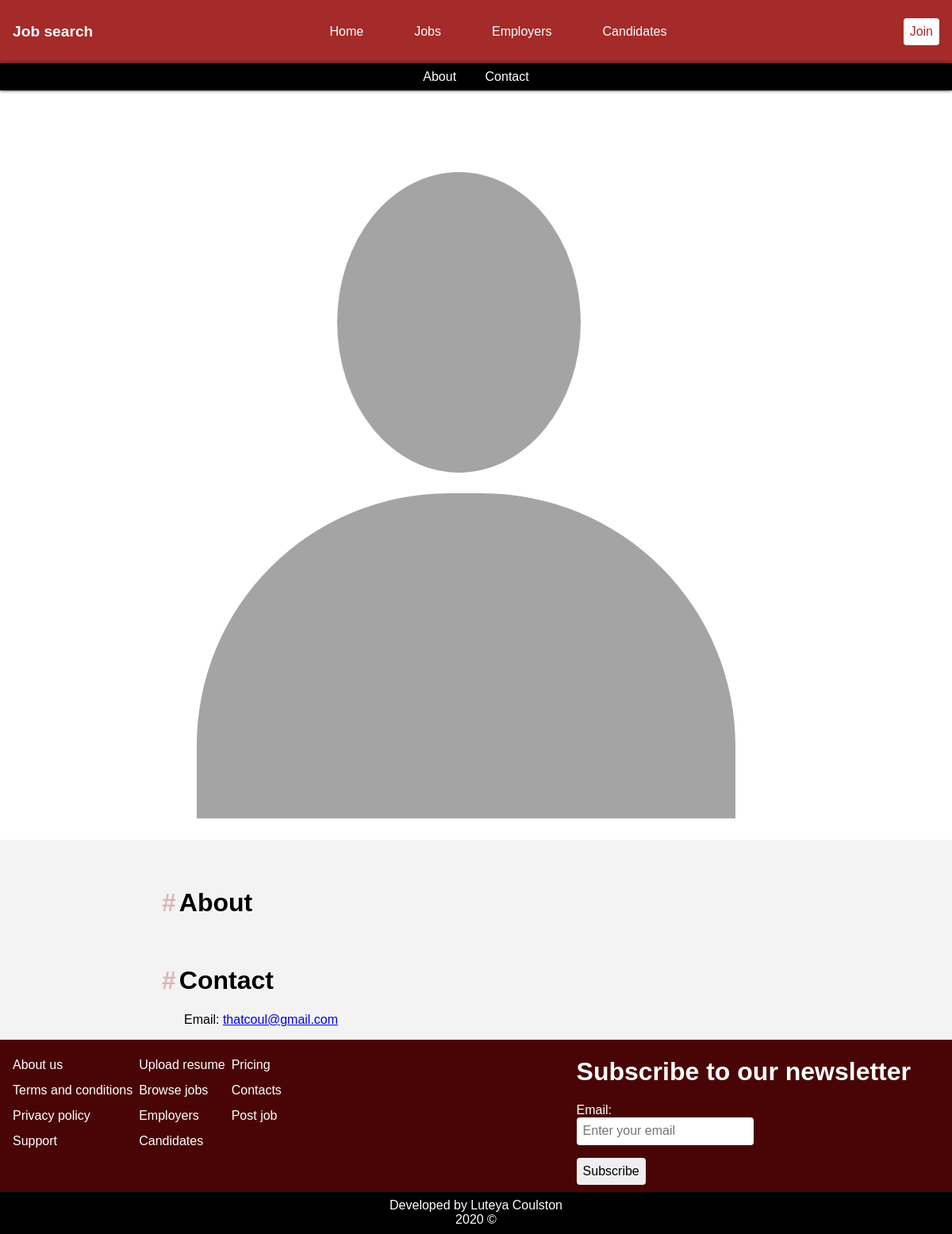
The page /profile.php?username=coleworld on the database as committed earlier.
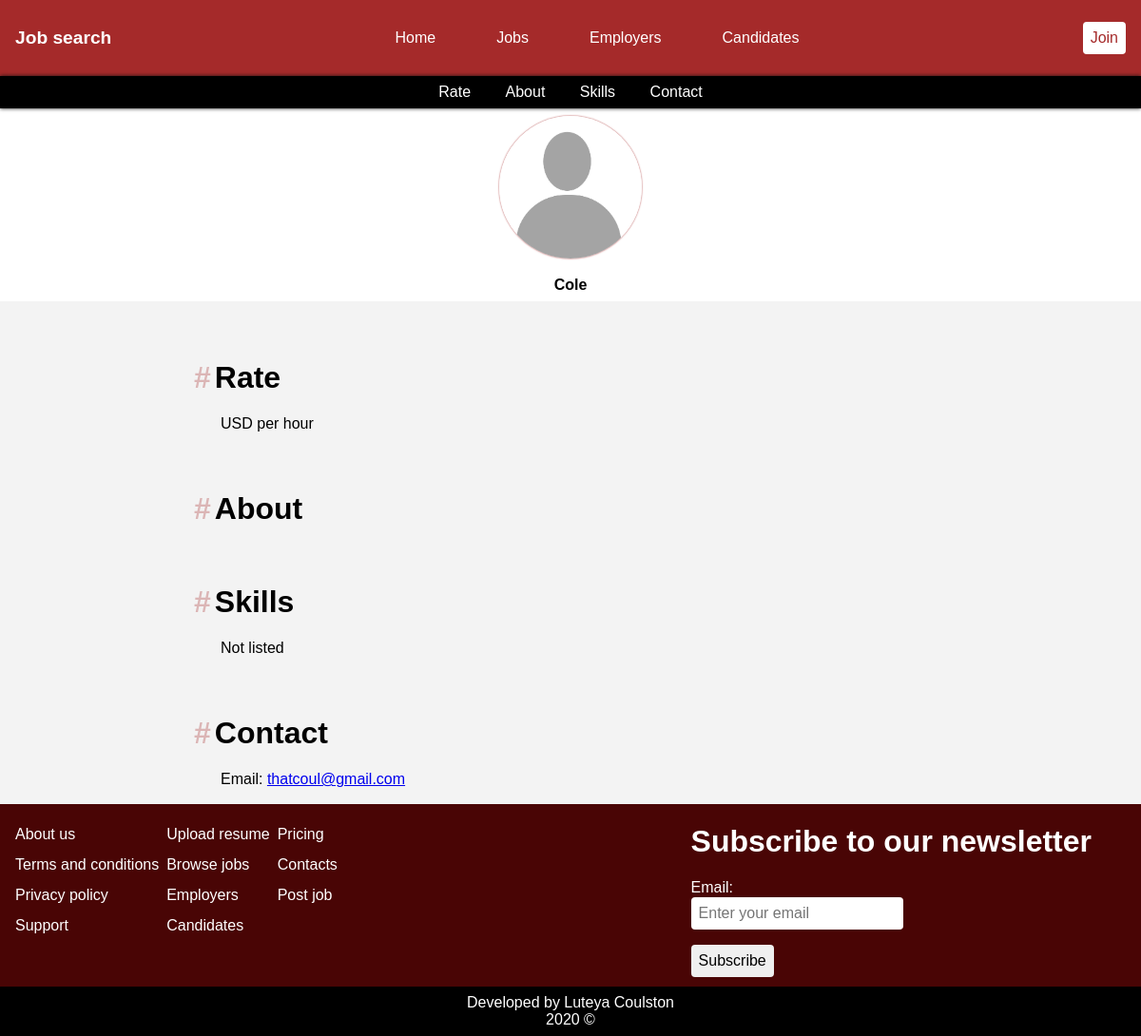
The same page on the database as committed later.
### tables this page shows
CREATE TABLE `users` (
  `id` int(11) NOT NULL,
  `first_name` varchar(50) NOT NULL,
  `email` varchar(100) NOT NULL,
  `gender` tinytext NOT NULL,
  `username` varchar(100) NOT NULL,
  `about` text DEFAULT NULL,
  `position` tinytext NOT NULL,
  `rate` int(11) DEFAULT NULL,
  `skills` char(150) NOT NULL,
  `password` text NOT NULL,
  `profile_pic` text DEFAULT NULL,
  `date_created` timestamp NOT NULL DEFAULT current_timestamp()
);

### Classes/Database_Functions.php (called while the page is built, shortened)
<?php
class Database_Table
{
    private $table;
    public function __construct(\PDO $pdo, $table)
    {
        $this->pdo = $pdo;
        $this->table = $table;
    }
    private function query($sql, $parameters = [])
    {
        $query = $this->pdo->prepare($sql);
        $query->execute($parameters);
        return $query;
    }
    public function find_single_record($key, $value)
    {
        $query = "SELECT * FROM `" . $this->table . "` WHERE `$key` = :value";
        $parameters = ['value' => $value];
        $result = $this->query($query, $parameters);
        return $result->fetch();
    }
}

### templates/profile.html.php (the view, shortened to what this page needs)
<section class="sub-menu">
    <ul>
        <?= $position === 'candidate' ? '<li><a href="#rate">Rate</a></li>' : '' ?>
        <li><a href="#about">About</a></li>
        <?= $position === 'candidate' ? '<li><a href="#skills">Skills</a></li>' : '' ?>
        <li><a href="#contact">Contact</a></li>
    </ul>
</section>
<div class="profile">
    <div class="profile-center">
        <img src="..<?= $user['profile_pic'] ?? '/assets/user_images/default.png' ?>" alt=<?= "$username" ?> class="profile_pic"> <br>
        <p class="profile_name"><?= $first_name ?? '' ?></p>
    </div>
    <div class="details_section container">
        <?php if ($position === 'candidate') : ?>
            <?= "<h1 id='rate'>Rate</h1>"; ?>
            <p><?= $rate === "" ? $unlisted : "USD $rate per hour" ?></p>
        <?php endif; ?>
        <h1 id="about">About</h1>
        <?php if ($position === 'candidate') : ?>
            <?= "<h1 id='skills'>Skills</h1>"; ?>
            <p><?= $skills === '' ? $unlisted : $skills ?></p>
        <?php endif; ?>
        <h1 id="contact">Contact</h1>
        <p>Email: <a href="mailto:<?= $email === '' ? $unlisted : $email ?>">thatcoul@gmail.com</a> </p>
    </div>
</div>

### public/profile.php (shortened to what this page needs)
<?php
try {
    include __DIR__ . '../../includes/Config.php';
    include __DIR__ . '../../Classes/Database_Functions.php';
    include __DIR__ . '../../Classes/Authentication.php';
    $users_table = new Database_Table($pdo, 'users');
    $unlisted = '<p>Not listed</p>';
    $profile = $_GET['username'] ?? $_GET['username'] = '';
    $profile = htmlspecialchars(trim(strtolower($profile)));
    if (empty($profile)) {
        if (!$_SESSION['email']) {
            header('Location: index.php');
        } else {
            $user = $users_table->find_single_record('email', $_SESSION['email']);
            extract($user);
        }
    } else if (!empty($profile)) {
        $user = $users_table->find_single_record('username', $_GET['username']);
        extract($user);
    }
    include __DIR__ . '../../templates/profile.html.php';
} catch (PDOException $e) {
    echo 'ERROR: ' . $e->getMessage() . ' in ' . $e->getFile() . ' on line ' . $e->getLine();
}
include __DIR__ . '../../templates/layout.html.php';

Rows that differ between the two databases and show on the page:
added users: first_name "Cole"
Other text that changed with them:
text now shown: "Rate Skills Rate USD per hour Skills Not listed"
